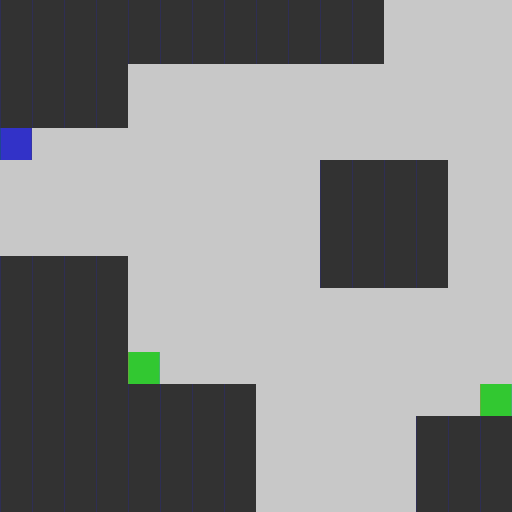

A 2D game scene composited from a Tiled map and its tileset images. What follows is a short description and the map's XML, with every tile layer's data as written:
An orthogonal 16x16 tile map with 32x32 px tiles, 1 tile layer (Tile Layer 1).

<map version="1.10" tiledversion="1.10.1" orientation="orthogonal" renderorder="right-down" width="16" height="16" tilewidth="32" tileheight="32" infinite="0" nextlayerid="2" nextobjectid="1">
 <tileset firstgid="1" source="../BaseTileset.tsx" />
 <layer id="1" name="Tile Layer 1" width="16" height="16">
  <data encoding="csv">
4,4,4,4,4,4,4,4,4,4,4,4,5,5,5,5,
4,4,4,4,4,4,4,4,4,4,4,4,5,5,5,5,
4,4,4,4,5,5,5,5,5,5,5,5,5,5,5,5,
4,4,4,4,5,5,5,5,5,5,5,5,5,5,5,5,
3,5,5,5,5,5,5,5,5,5,5,5,5,5,5,5,
5,5,5,5,5,5,5,5,5,5,4,4,4,4,5,5,
5,5,5,5,5,5,5,5,5,5,4,4,4,4,5,5,
5,5,5,5,5,5,5,5,5,5,4,4,4,4,5,5,
4,4,4,4,5,5,5,5,5,5,4,4,4,4,5,5,
4,4,4,4,5,5,5,5,5,5,5,5,5,5,5,5,
4,4,4,4,5,5,5,5,5,5,5,5,5,5,5,5,
4,4,4,4,2,5,5,5,5,5,5,5,5,5,5,5,
4,4,4,4,4,4,4,4,5,5,5,5,5,5,5,2,
4,4,4,4,4,4,4,4,5,5,5,5,5,4,4,4,
4,4,4,4,4,4,4,4,5,5,5,5,5,4,4,4,
4,4,4,4,4,4,4,4,5,5,5,5,5,4,4,4
</data>
 </layer>
</map>
